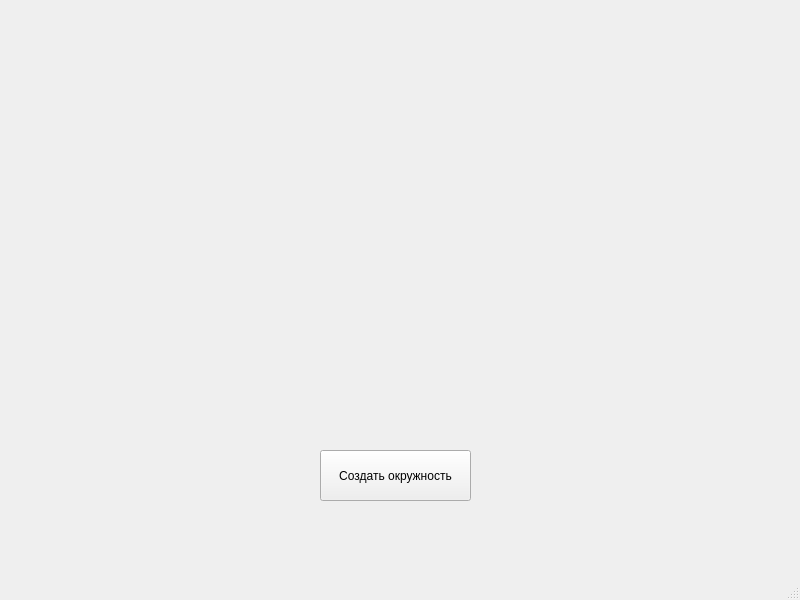
<?xml version="1.0" encoding="UTF-8"?>
<ui version="4.0">
 <class>MainWindow</class>
 <widget class="QMainWindow" name="MainWindow">
  <property name="geometry">
   <rect>
    <x>0</x>
    <y>0</y>
    <width>800</width>
    <height>600</height>
   </rect>
  </property>
  <property name="windowTitle">
   <string>MainWindow</string>
  </property>
  <widget class="QWidget" name="centralwidget">
   <widget class="QPushButton" name="createSphere">
    <property name="geometry">
     <rect>
      <x>320</x>
      <y>450</y>
      <width>151</width>
      <height>51</height>
     </rect>
    </property>
    <property name="text">
     <string>Создать окружность</string>
    </property>
   </widget>
  </widget>
  <widget class="QMenuBar" name="menubar">
   <property name="geometry">
    <rect>
     <x>0</x>
     <y>0</y>
     <width>800</width>
     <height>21</height>
    </rect>
   </property>
  </widget>
  <widget class="QStatusBar" name="statusbar"/>
 </widget>
 <resources/>
 <connections/>
</ui>
